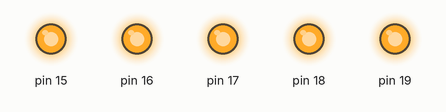
Recording of a sketch running on a simulated Arduino Uno, built with avr-gcc and run on an emulated ATmega328P. Shown: output pins drawn as LEDs (lit = HIGH).

Above: at 0.5 s.
At 3.5 s:
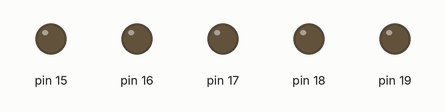
Timing chart, 0 to 4.6 s (numbered marks = the images above):
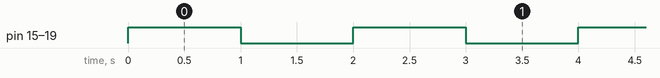

The sketch:

sketch_mar26g.ino
```cpp
void setup() {
  // put your setup code here, to run once:
  pinMode(15, OUTPUT);
  pinMode(16, OUTPUT);
  pinMode(17, OUTPUT);
  pinMode(18, OUTPUT);
  pinMode(19, OUTPUT);
}

void loop() {
  // put your main code here, to run repeatedly:
  digitalWrite(15, 1);
  digitalWrite(16, 1);
  digitalWrite(17, 1);
  digitalWrite(18, 1);
  digitalWrite(19, 1);
  delay(1000);
  digitalWrite(15, 0);
  digitalWrite(16, 0);
  digitalWrite(17, 0);
  digitalWrite(18, 0);
  digitalWrite(19, 0);
  delay(1000);
}
```

Measured:
- by itself, pin 15–19: alternates HIGH for 1.0 s and LOW for 1.0 s
